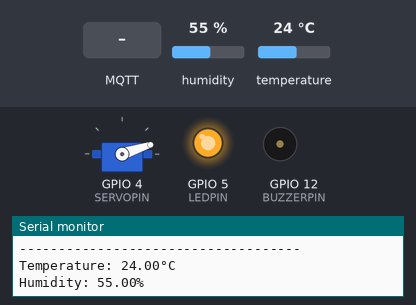
Recording of a program running on a simulated ESP8266 (NodeMCU). Parts: servo, output pins drawn as LEDs (lit = HIGH), buzzer (waves = sounding), the last lines printed to the serial monitor. Inputs (shaded band) come from the test bench; at power-on: humidity 55 %, temperature 24 °C. WiFi joins after 1.5 s; servers stay silent unless stated; no MQTT or app messages arrive unless stated.

Above: at 2.7 s.
2.8 s: MQTT message "1" arrives on the first subscribed topic
At 5.8 s:
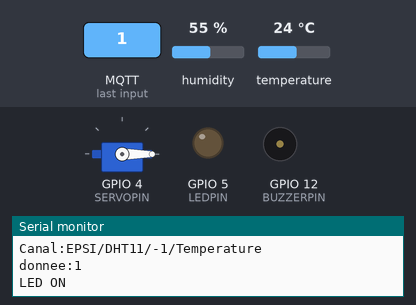
6.3 s: MQTT message "0" arrives on the first subscribed topic
At 8.83 s:
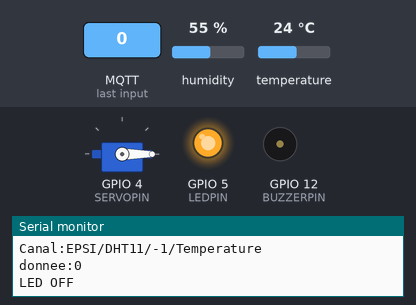
9.8 s: MQTT message "on" arrives on the first subscribed topic
At 10.29 s:
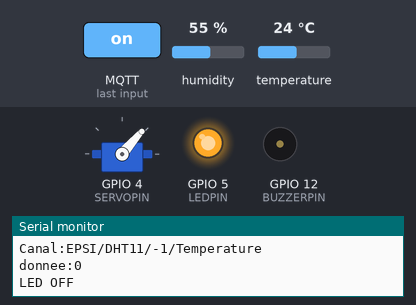
Timing chart, 0 to 19.7 s (numbered marks = the images above; inputs shaded):
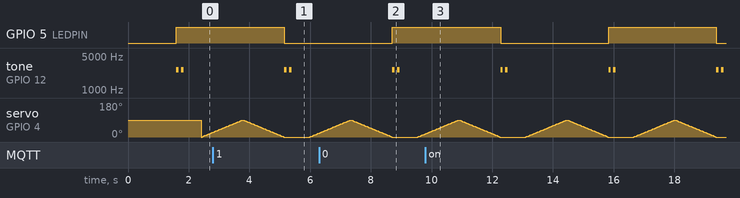

Measured:
- by itself, tone on GPIO 12 (BUZZERPIN): repeats every 3.6 s: silent 0.08 s, 2637 Hz 0.08 s, silent 3.3 s, 2637 Hz 0.08 s

The program:

main.cpp
```cpp
// (licence header left out)
// REQUIRES the following Arduino libraries:
// - DHT Sensor Library: https://github.com/adafruit/DHT-sensor-library
// - Adafruit Unified Sensor Lib: https://github.com/adafruit/Adafruit_Sensor


#include <Adafruit_Sensor.h>
#include <Wire.h>
#include <DHT.h>
#include <DHT_U.h>
#include <Servo.h>
#include <ESP8266WiFi.h>
#include <ESP8266WiFiMulti.h>
#include <SPI.h>
#include <Ethernet.h>
#include <PubSubClient.h> //Librairie pour la gestion Mqtt
#include <Buzzer.h>
#include "main.h"

#define DHTPIN 14     // Digital pin connected to the DHT sensor
#define LEDPIN 5      // Digital pin connected to the led
#define BUZZERPIN 12  // Digital pin connected to the buzzer
#define SERVOPIN 4    // Digital pin connected to the servo
// Feather HUZZAH ESP8266 note: use pins 3, 4, 5, 12, 13 or 14 --
// Pin 15 can work but DHT must be disconnected during program upload.

// Uncomment the type of sensor in use:
#define DHTTYPE    DHT11     // DHT 11

// See guide for details on sensor wiring and usage:
//   https://learn.adafruit.com/dht/overview

DHT_Unified dht(DHTPIN, DHTTYPE);

uint32_t delayMS;

//WIFI
const char* ssid = "XXXXXXXXXX";
const char* password = "XXXXXXXXXXX";
//MQTT
const char* mqtt_server = "test.mosquitto.org";//Adresse IP du Broker Mqtt
const int mqtt_port = 1883; //port utilisé par le Broker
long tps=0;

#define MQTT_BROKER "local mosquitto"
#define MQTT_BROKER_PORT 1883

ESP8266WiFiMulti WiFiMulti;
WiFiClient espClient;
PubSubClient client(espClient);

// Variables declaration:
unsigned long previousMillis = 0;        // will store last time LED was updated
int ledState = LOW;             // ledState used to set the LED
float sensorTemp, sensorHum;
Buzzer buzzer(BUZZERPIN);
Servo myServo;  // create servo object to control a servo
// twelve servo objects can be created on most boards

void setup() {
  Serial.begin(115200);
  setup_wifi();
  setup_mqtt();
  client.publish("EPSI/DHT11/-1/Temperature", "Hello from ESP8266");
  client.publish("EPSI/DHT11/-1/Humidity", "Hello from ESP8266");
  // Initialize device.
  dht.begin();
  Serial.println(F("DHT11 Unified Sensor"));
  // Print temperature sensor details.
  sensor_t sensor;
  dht.temperature().getSensor(&sensor);
  Serial.println(F("------------------------------------"));
  Serial.println(F("Temperature Sensor"));
  Serial.print  (F("Sensor Type: ")); Serial.println(sensor.name);
  Serial.print  (F("Driver Ver:  ")); Serial.println(sensor.version);
  Serial.print  (F("Unique ID:   ")); Serial.println(sensor.sensor_id);
  Serial.print  (F("Max Value:   ")); Serial.print(sensor.max_value); Serial.println(F("°C"));
  Serial.print  (F("Min Value:   ")); Serial.print(sensor.min_value); Serial.println(F("°C"));
  Serial.print  (F("Resolution:  ")); Serial.print(sensor.resolution); Serial.println(F("°C"));
  Serial.println(F("------------------------------------"));
  // Print humidity sensor details.
  dht.humidity().getSensor(&sensor);
  Serial.println(F("Humidity Sensor"));
  Serial.print  (F("Sensor Type: ")); Serial.println(sensor.name);
  Serial.print  (F("Driver Ver:  ")); Serial.println(sensor.version);
  Serial.print  (F("Unique ID:   ")); Serial.println(sensor.sensor_id);
  Serial.print  (F("Max Value:   ")); Serial.print(sensor.max_value); Serial.println(F("%"));
  Serial.print  (F("Min Value:   ")); Serial.print(sensor.min_value); Serial.println(F("%"));
  Serial.print  (F("Resolution:  ")); Serial.print(sensor.resolution); Serial.println(F("%"));
  Serial.println(F("------------------------------------"));
  // Set delay between sensor readings based on sensor details.
  delayMS = sensor.min_delay / 1000;
  pinMode(LEDPIN, OUTPUT);
  myServo.attach(SERVOPIN);  // attaches the servo on GIO$ to the servo object
}

void loop() {
  // Get temperature event and print its value.
  sensors_event_t event;
  dht.temperature().getEvent(&event);
  if (isnan(event.temperature)) {
    Serial.println(F("Error reading temperature!"));
  }
  else {
    sensorTemp = event.temperature;
    Serial.print(F("Temperature: "));
    Serial.print(event.temperature);
    Serial.println(F("°C"));
  }

  // Get humidity event and print its value.
  dht.humidity().getEvent(&event);
  if (isnan(event.relative_humidity)) {
    Serial.println(F("Error reading humidity!"));
  }
  else {
    sensorHum = event.relative_humidity;
    Serial.print(F("Humidity: "));
    Serial.print(event.relative_humidity);
    Serial.println(F("%"));
  }
  reconnect();
  client.loop();

  //servo_motor();
  //On utilise pas un delay pour ne pas bloquer la réception de messages
  if (millis()-tps>2000){
     tps=millis();
     mqtt_publish("EPSI/DHT11/-1/Temperature", sensorTemp);
     mqtt_publish("EPSI/DHT11/-1/Humidity", sensorHum);
  }
  led_light();
  buzzer_sound();
  servo_motor();
}

void led_light() {
  unsigned long currentMillis = millis();
  if (currentMillis - previousMillis >= 1000) {
    // save the last time you blinked the LED
    previousMillis = currentMillis;

    // if the LED is off turn it on and vice-versa:
    if (ledState == LOW) {
      ledState = HIGH;
    } else {
      ledState = LOW;
    }
    // set the LED with the ledState of the variable:
    digitalWrite(LEDPIN, ledState);
  }
}

void buzzer_sound() {
  buzzer.begin(100);

  buzzer.sound(NOTE_E7, 80);
  buzzer.sound(NOTE_E7, 80);

  buzzer.end(500);
}

void servo_motor(){
  int pos;

  for (pos = 0; pos <= 90; pos += 1) { // goes from 0 degrees to 180 degrees
    // in steps of 1 degree
    myServo.write(pos);              // tell servo to go to position in variable 'pos'
    delay(15);                       // waits 15ms for the servo to reach the position
  }
  for (pos = 90; pos >= 0; pos -= 1) { // goes from 180 degrees to 0 degrees
    myServo.write(pos);              // tell servo to go to position in variable 'pos'
    delay(15);                       // waits 15ms for the servo to reach the position
  }
}

void setup_wifi(){
  //connexion au wifi
  WiFiMulti.addAP(ssid, password);
  while ( WiFiMulti.run() != WL_CONNECTED ) {
    delay ( 500 );
    Serial.print ( "." );
  }
  Serial.println("");
  Serial.println("WiFi connecté");
  Serial.print("MAC : ");
  Serial.println(WiFi.macAddress());
  Serial.print("Adresse IP : ");
  Serial.println(WiFi.localIP());
}

void setup_mqtt(){
  client.setServer(mqtt_server, mqtt_port);
  client.setCallback(callback);//Déclaration de la fonction de souscription
  reconnect();
}

//Callback doit être présent pour souscrire a un topic et de prévoir une action
void callback(char* topic, byte *payload, unsigned int length) {
   Serial.println("-------Nouveau message du broker mqtt-----");
   Serial.print("Canal:");
   Serial.println(topic);
   Serial.print("donnee:");
   Serial.write(payload, length);
   Serial.println();
   if ((char)payload[0] == '1') {
     Serial.println("LED ON");
      digitalWrite(2,HIGH);
   } else {
     Serial.println("LED OFF");
     digitalWrite(2,LOW);
   }
 }

 void reconnect(){
  while (!client.connected()) {
    Serial.println("Connection au serveur MQTT ...");
    if (client.connect("LNIFONPAPHIVOPZ")) {
      Serial.println("MQTT connecté");
    }
    else {
      Serial.print("echec, code erreur= ");
      Serial.println(client.state());
      Serial.println("nouvel essai dans 2s");
    delay(2000);
    }
  }
  client.subscribe("EPSI/DHT11/-1/Temperature");//souscription au topic led pour commander une led
}

//Fonction pour publier un float sur un topic
void mqtt_publish(String topic, float t){
  client.publish(topic.c_str(), String(t).c_str());
}
```

main.h
```cpp
void reconnect();
void callback(char* , byte *, unsigned int );
void setup_wifi();
void setup_mqtt();
void mqtt_publish(String , float );
void loop();
void setup();
void buzzer_sound();
void led_light();
void servo_motor();
```
